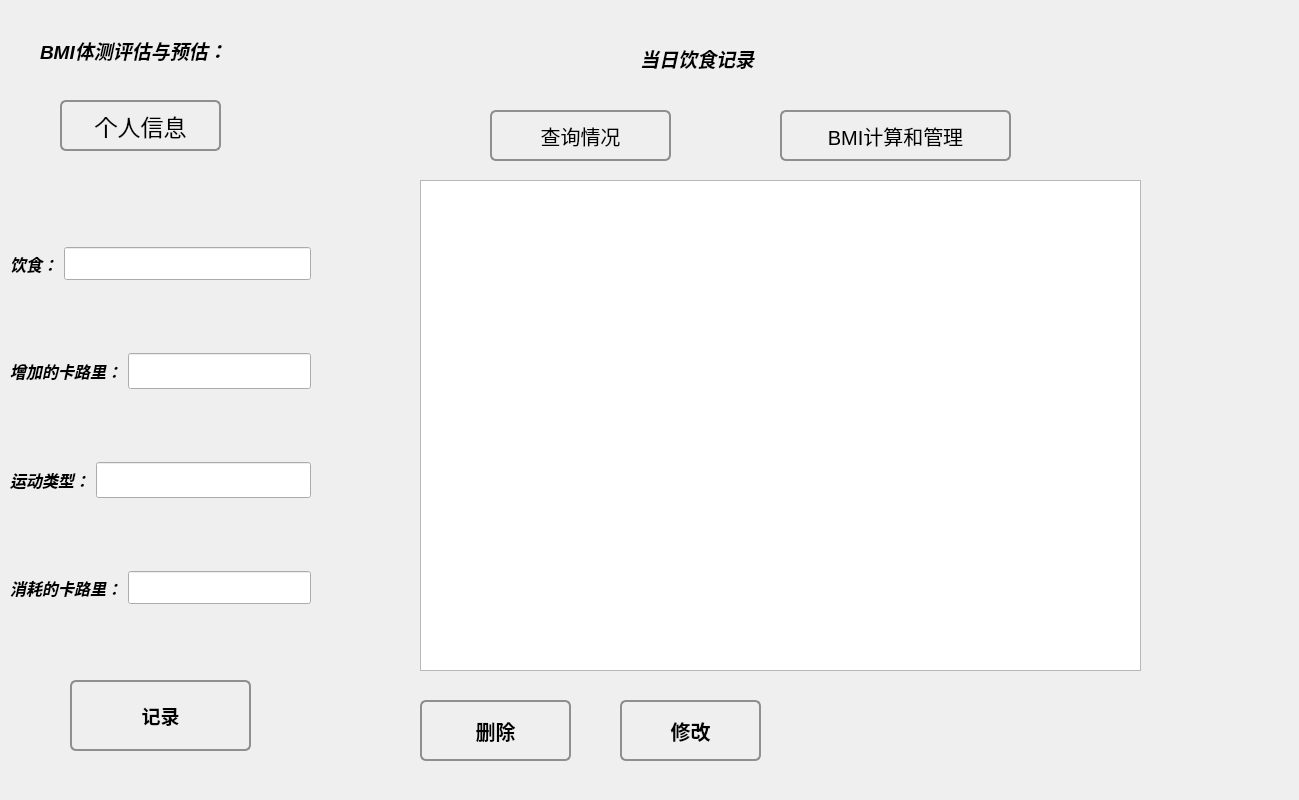
<?xml version="1.0" encoding="UTF-8"?>
<ui version="4.0">
 <class>Widget</class>
 <widget class="QWidget" name="Widget">
  <property name="geometry">
   <rect>
    <x>0</x>
    <y>0</y>
    <width>1299</width>
    <height>800</height>
   </rect>
  </property>
  <property name="windowTitle">
   <string>BMI管理</string>
  </property>
  <property name="styleSheet">
   <string notr="true">#Widget{border-image: url(:/IMage/xc.png);}</string>
  </property>
  <widget class="QLabel" name="label">
   <property name="geometry">
    <rect>
     <x>40</x>
     <y>20</y>
     <width>231</width>
     <height>61</height>
    </rect>
   </property>
   <property name="font">
    <font>
     <pointsize>14</pointsize>
     <italic>true</italic>
     <bold>true</bold>
    </font>
   </property>
   <property name="text">
    <string>BMI体测评估与预估：</string>
   </property>
  </widget>
  <widget class="QPushButton" name="docubtn">
   <property name="geometry">
    <rect>
     <x>70</x>
     <y>680</y>
     <width>181</width>
     <height>71</height>
    </rect>
   </property>
   <property name="font">
    <font>
     <pointsize>14</pointsize>
     <bold>true</bold>
    </font>
   </property>
   <property name="styleSheet">
    <string notr="true">QPushButton {
     border: 2px solid #8f8f91;
     border-radius: 6px;
     background-color: qlineargradient(x1: 0, y1: 0, x2: 0, y2: 1,
                                       stop: 0#42fcff, stop: 1 #dadbde);
     min-width: 80px;

 }

 QPushButton:pressed {
     background-color: qlineargradient(x1: 0, y1: 0, x2: 0, y2: 1,
                                       stop: 0 #ff9b43, stop: 1 #f6f7fa);
 }

 QPushButton:flat {
     border: none; /* no border for a flat push button */
 }

 QPushButton:default {
     border-color: navy; /* make the default button prominent */
 }</string>
   </property>
   <property name="text">
    <string>记录</string>
   </property>
  </widget>
  <widget class="QLabel" name="label_6">
   <property name="geometry">
    <rect>
     <x>640</x>
     <y>28</y>
     <width>251</width>
     <height>61</height>
    </rect>
   </property>
   <property name="font">
    <font>
     <pointsize>14</pointsize>
     <italic>true</italic>
     <bold>true</bold>
    </font>
   </property>
   <property name="text">
    <string>当日饮食记录</string>
   </property>
  </widget>
  <widget class="QWidget" name="layoutWidget">
   <property name="geometry">
    <rect>
     <x>10</x>
     <y>180</y>
     <width>301</width>
     <height>491</height>
    </rect>
   </property>
   <layout class="QVBoxLayout" name="verticalLayout">
    <item>
     <layout class="QHBoxLayout" name="horizontalLayout">
      <item>
       <widget class="QLabel" name="label_2">
        <property name="font">
         <font>
          <pointsize>12</pointsize>
          <italic>true</italic>
          <bold>true</bold>
         </font>
        </property>
        <property name="text">
         <string>饮食：</string>
        </property>
       </widget>
      </item>
      <item>
       <widget class="QLineEdit" name="foodlineEdit">
        <property name="font">
         <font>
          <pointsize>16</pointsize>
         </font>
        </property>
       </widget>
      </item>
     </layout>
    </item>
    <item>
     <layout class="QHBoxLayout" name="horizontalLayout_2">
      <item>
       <widget class="QLabel" name="label_3">
        <property name="font">
         <font>
          <pointsize>12</pointsize>
          <italic>true</italic>
          <bold>true</bold>
         </font>
        </property>
        <property name="text">
         <string>增加的卡路里：</string>
        </property>
       </widget>
      </item>
      <item>
       <widget class="QLineEdit" name="uplineEdit">
        <property name="font">
         <font>
          <pointsize>18</pointsize>
         </font>
        </property>
       </widget>
      </item>
     </layout>
    </item>
    <item>
     <layout class="QHBoxLayout" name="horizontalLayout_3">
      <item>
       <widget class="QLabel" name="label_4">
        <property name="font">
         <font>
          <pointsize>12</pointsize>
          <italic>true</italic>
          <bold>true</bold>
         </font>
        </property>
        <property name="text">
         <string>运动类型：</string>
        </property>
       </widget>
      </item>
      <item>
       <widget class="QLineEdit" name="exerciselineEdit">
        <property name="font">
         <font>
          <pointsize>18</pointsize>
         </font>
        </property>
       </widget>
      </item>
     </layout>
    </item>
    <item>
     <layout class="QHBoxLayout" name="horizontalLayout_4">
      <item>
       <widget class="QLabel" name="label_5">
        <property name="font">
         <font>
          <pointsize>12</pointsize>
          <italic>true</italic>
          <bold>true</bold>
         </font>
        </property>
        <property name="text">
         <string>消耗的卡路里：</string>
        </property>
       </widget>
      </item>
      <item>
       <widget class="QLineEdit" name="downlineEdit">
        <property name="font">
         <font>
          <pointsize>16</pointsize>
         </font>
        </property>
       </widget>
      </item>
     </layout>
    </item>
   </layout>
  </widget>
  <widget class="QPushButton" name="perinfbtn">
   <property name="geometry">
    <rect>
     <x>60</x>
     <y>100</y>
     <width>161</width>
     <height>51</height>
    </rect>
   </property>
   <property name="font">
    <font>
     <pointsize>17</pointsize>
    </font>
   </property>
   <property name="styleSheet">
    <string notr="true">QPushButton {
     border: 2px solid #8f8f91;
     border-radius: 6px;
     background-color: qlineargradient(x1: 0, y1: 0, x2: 0, y2: 1,
                                       stop: 0#aa557f, stop: 1 #dadbde);
     min-width: 80px;

 }

 QPushButton:pressed {
     background-color: qlineargradient(x1: 0, y1: 0, x2: 0, y2: 1,
                                       stop: 0 #ff9b43, stop: 1 #f6f7fa);
 }

 QPushButton:flat {
     border: none; /* no border for a flat push button */
 }

 QPushButton:default {
     border-color: navy; /* make the default button prominent */
 }</string>
   </property>
   <property name="text">
    <string>个人信息</string>
   </property>
  </widget>
  <widget class="QTableWidget" name="docutd">
   <property name="geometry">
    <rect>
     <x>420</x>
     <y>180</y>
     <width>721</width>
     <height>491</height>
    </rect>
   </property>
  </widget>
  <widget class="QPushButton" name="findbtn">
   <property name="geometry">
    <rect>
     <x>490</x>
     <y>110</y>
     <width>181</width>
     <height>51</height>
    </rect>
   </property>
   <property name="font">
    <font>
     <pointsize>15</pointsize>
    </font>
   </property>
   <property name="styleSheet">
    <string notr="true">QPushButton {
     border: 2px solid #8f8f91;
     border-radius: 6px;
     background-color: qlineargradient(x1: 0, y1: 0, x2: 0, y2: 1,
                                       stop: 0#aa557f, stop: 1 #dadbde);
     min-width: 80px;

 }

 QPushButton:pressed {
     background-color: qlineargradient(x1: 0, y1: 0, x2: 0, y2: 1,
                                       stop: 0 #ff9b43, stop: 1 #f6f7fa);
 }

 QPushButton:flat {
     border: none; /* no border for a flat push button */
 }

 QPushButton:default {
     border-color: navy; /* make the default button prominent */
 }</string>
   </property>
   <property name="text">
    <string>查询情况</string>
   </property>
  </widget>
  <widget class="QPushButton" name="BMIbtn">
   <property name="geometry">
    <rect>
     <x>780</x>
     <y>110</y>
     <width>231</width>
     <height>51</height>
    </rect>
   </property>
   <property name="font">
    <font>
     <pointsize>15</pointsize>
    </font>
   </property>
   <property name="styleSheet">
    <string notr="true">QPushButton {
     border: 2px solid #8f8f91;
     border-radius: 6px;
     background-color: qlineargradient(x1: 0, y1: 0, x2: 0, y2: 1,
                                       stop: 0#aa557f, stop: 1 #dadbde);
     min-width: 80px;

 }

 QPushButton:pressed {
     background-color: qlineargradient(x1: 0, y1: 0, x2: 0, y2: 1,
                                       stop: 0 #ff9b43, stop: 1 #f6f7fa);
 }

 QPushButton:flat {
     border: none; /* no border for a flat push button */
 }

 QPushButton:default {
     border-color: navy; /* make the default button prominent */
 }</string>
   </property>
   <property name="text">
    <string>BMI计算和管理</string>
   </property>
  </widget>
  <widget class="QPushButton" name="deleteButton">
   <property name="geometry">
    <rect>
     <x>420</x>
     <y>700</y>
     <width>151</width>
     <height>61</height>
    </rect>
   </property>
   <property name="font">
    <font>
     <pointsize>15</pointsize>
     <bold>true</bold>
    </font>
   </property>
   <property name="styleSheet">
    <string notr="true">QPushButton {
     border: 2px solid #8f8f91;
     border-radius: 6px;
     background-color: qlineargradient(x1: 0, y1: 0, x2: 0, y2: 1,
                                       stop: 0#42fcff, stop: 1 #dadbde);
     min-width: 80px;

 }

 QPushButton:pressed {
     background-color: qlineargradient(x1: 0, y1: 0, x2: 0, y2: 1,
                                       stop: 0 #ff9b43, stop: 1 #f6f7fa);
 }

 QPushButton:flat {
     border: none; /* no border for a flat push button */
 }

 QPushButton:default {
     border-color: navy; /* make the default button prominent */
 }</string>
   </property>
   <property name="text">
    <string>删除</string>
   </property>
  </widget>
  <widget class="QPushButton" name="changebtn">
   <property name="geometry">
    <rect>
     <x>620</x>
     <y>700</y>
     <width>141</width>
     <height>61</height>
    </rect>
   </property>
   <property name="font">
    <font>
     <pointsize>15</pointsize>
     <bold>true</bold>
    </font>
   </property>
   <property name="styleSheet">
    <string notr="true">QPushButton {
     border: 2px solid #8f8f91;
     border-radius: 6px;
     background-color: qlineargradient(x1: 0, y1: 0, x2: 0, y2: 1,
                                       stop: 0#42fcff, stop: 1 #dadbde);
     min-width: 80px;

 }

 QPushButton:pressed {
     background-color: qlineargradient(x1: 0, y1: 0, x2: 0, y2: 1,
                                       stop: 0 #ff9b43, stop: 1 #f6f7fa);
 }

 QPushButton:flat {
     border: none; /* no border for a flat push button */
 }

 QPushButton:default {
     border-color: navy; /* make the default button prominent */
 }</string>
   </property>
   <property name="text">
    <string>修改</string>
   </property>
  </widget>
 </widget>
 <resources/>
 <connections/>
</ui>
